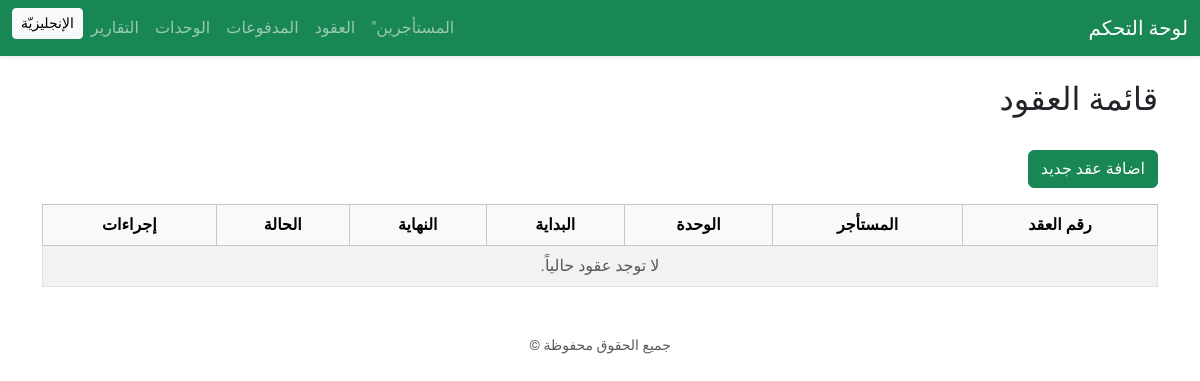
The page /contracts/ on the database as committed earlier.
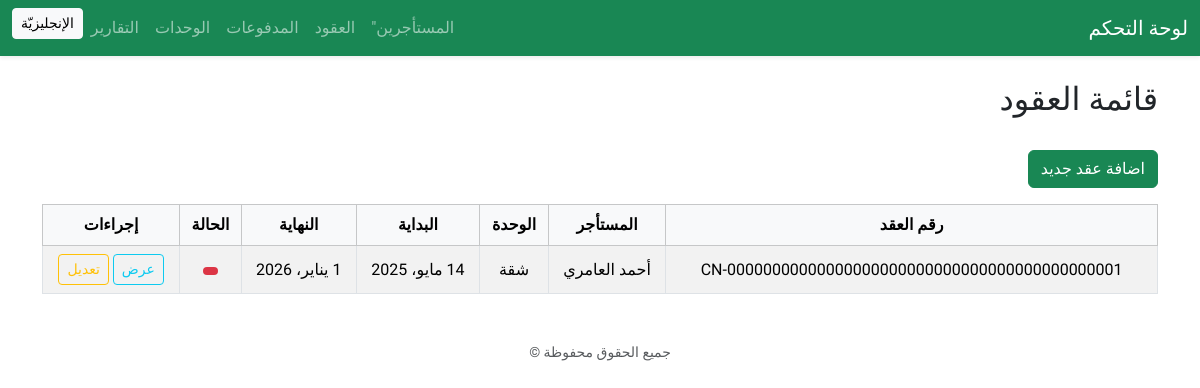
The same page on the database as committed later.
### contracts/models.py (models this page shows, shortened)
class Contract(models.Model):
  tenant = models.ForeignKey(
    Tenant,
    on_delete=models.CASCADE,
    verbose_name=_('المستأجر')
  )
  unit = models.ForeignKey(
    Unit,
    on_delete=models.CASCADE,
    verbose_name=_('الوحدة')
  )
  start_date = models.DateField(
    verbose_name=_('تاريخ البداية')
  )
  end_date = models.DateField(
    verbose_name=_('تاريخ النهاية')
  )
  rent_amount = models.DecimalField(
    max_digits=10,
    decimal_places=3,
    verbose_name=_('الإيجار الشهري (ر.ع)')
  )
  activity = models.CharField(
    max_length=255,
    verbose_name=_('النشاط التجاري'),
    blank=True,
    null=True,
  )
  created_at = models.DateTimeField(
    auto_now_add=True,
    verbose_name=_('تاريخ الإنشاء')
  )
  update_at = models.DateTimeField(
    auto_now=True,
    verbose_name=_('آخر تحديث')
  )
  class Meta:
    verbose_name = _("عقد إيجار")
    verbose_name_plural = _("عقود الإيجار")
    ordering = ['-start_date']
  @property
  def contract_number(self):
    return f"CN-{self.id:044d}"

### tenants/models.py (models this page shows, shortened)
class Tenant(models.Model):
  full_name = models.CharField(
    max_length=255,
    verbose_name=_("الاسم الكامل")
  )
  national_id = models.CharField(
    max_length=20,
    verbose_name=_("الرقم المدني / الهوية")
  )
  phone = models.CharField(
    max_length=20,
    verbose_name=_("رقم الهاتف")
  )
  email = models.EmailField(
    blank=True,
    null=True,
    max_length=255,
    verbose_name=_("البريد الالكتروني")
  )
  address = models.TextField(
    blank=True,
    null=True,
    verbose_name=_("العنوان")
  )
  photo_id = models.ImageField(
    upload_to='tenants_ids/',
    blank=True,
    null=True,
    verbose_name=_("صورة الهوية")
  )
  status = models.CharField(
    max_length=2,
    choices=TenantStatus.choices,
    default=TenantStatus.ACTIVE,
    verbose_name=_("الحالة")
  )
  class Meta:
    verbose_name = _("مستأجر")
    verbose_name_plural = _("المستأجرون")

### buildings/models.py (models this page shows, shortened)
class Unit(models.Model):
  name = models.CharField(
    max_length=100,
    verbose_name=_('اسم الوحدة')
  )
  floor = models.IntegerField(
    verbose_name=_('رقم الطابق')
  )
  building_name = models.CharField(
    max_length=255,
    verbose_name=_('اسم البناية')
  )
  type = models.CharField(
    max_length=4,
    choices=UnitType.choices,
    verbose_name=_('نوع الوحدة')
  )
  is_occupied = models.BooleanField(
    default=False,
    verbose_name=_('هل الوحدة مشغولة؟')
  )
  is_furnished = models.BooleanField(
    default=False,
    verbose_name=_('هل مؤثثة؟')
  )
  area = models.DecimalField(
    max_digits=7,
    decimal_places=2,
    verbose_name=_('المساحة (م2)')
  )
  coordinates = models.CharField(
    max_length=100,
    blank=True,
    null=True,
    verbose_name=_('الإحداثيات')
  )
  class Meta:
    verbose_name = _("وحدة عقارية")
    verbose_name_plural = _("الوحدات العقارية")

### contracts/views.py (the view)
# urls.py: path('', views.contract_list, name='list'),
def contract_list(request):
  contracts = Contract.objects.all()
  return render(request, 'contracts/contract_list.html', {'contracts': contracts})

### templates/contracts/contract_list.html (shortened to what this page needs)
{% extends "base.html" %}
{% load i18n %}
{% block content %}
<div class="d-flex justify-content-between align-items-center mb-4">
  <h2>{% trans "قائمة العقود" %}</h2>
</div>
<a href="{% url 'contracts:add' %}" class="btn btn-success mb-3">
  {% trans "اضافة عقد جديد" %}
</a>
<table class="table table-bordered table-striped align-middle text-center">
  <thead class="table-light">
    <tr>
      <th>{% trans "رقم العقد" %}</th>
      <th>{% trans "المستأجر" %}</th>
      <th>{% trans "الوحدة" %}</th>
      <th>{% trans "البداية" %}</th>
      <th>{% trans "النهاية" %}</th>
      <th>{% trans "الحالة" %}</th>
      <th>{% trans "إجراءات" %}</th>
    </tr>
  </thead>
  <tbody>
    {% for contract in contracts %}
    <tr>
      <td>{{ contract.contract_number }}</td>
      <td>{{ contract.tenant.full_name }}</td>
      <td>{{ contract.unit.name }}</td>
      <td>{{ contract.start_date }}</td>
      <td>{{ contract.end_date }}</td>
      <td>
        <span class="badge {% if contract.is_active.status == 'AC' %}bg-success{% elif contract.status == 'EN' %}bg-secondary{% else %}bg-danger{% endif %}">
        </span>
      </td>
      <td>
        <a href="{% url 'contracts:detail' contract.pk %}" class="btn btn-sm btn-outline-info">
          {% trans "عرض" %}
        </a>
        <a href="{% url 'contracts:edit' contract.pk %}" class="btn btn-sm btn-outline-warning">
          {% trans "تعديل" %}
        </a>
      </td>
    </tr>
    {% empty %}
    <tr>
      <td colspan="7" class="text-muted">{% trans "لا توجد عقود حالياً." %}</td>
    </tr>
    {% endfor %}
  </tbody>
</table>
{% endblock %}

Rows that differ between the two databases and show on the page:
added Contract: contract_number "CN-00000000000000000000000000000000000000000001", tenant.full_name "أحمد العامري", unit.name "شقة", start_date "14 مايو، 2025", end_date "1 يناير، 2026"
Other text that changed with them:
text no longer shown: "لا توجد عقود حالياً."
